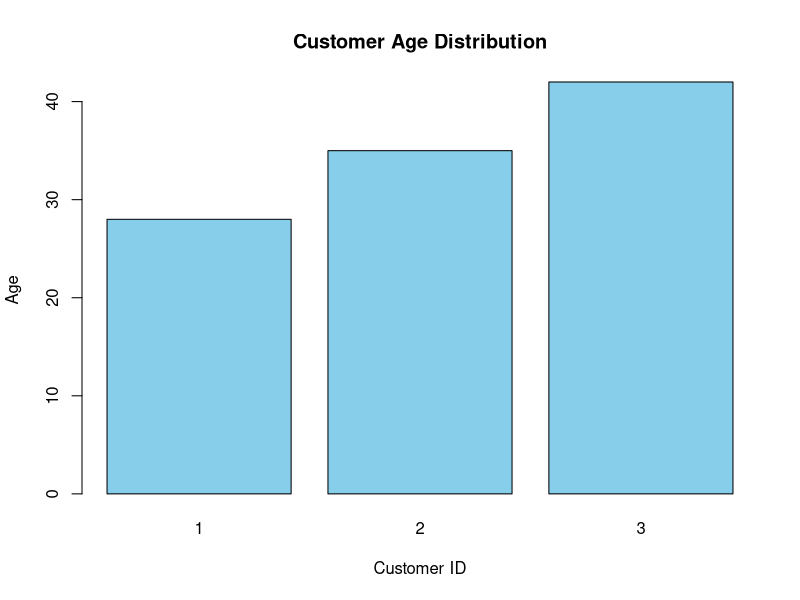

Source code (R):
customer_id <- c(1,2,3)
age <- c(28,35,42)
gender <- c("Female","Male","Female")
income <- c(50000,60000,75000)
data <- data.frame(customer_id, age, gender, income)
print(data)

barplot(age,
        names.arg=customer_id,
        col="skyblue",
        main="Customer Age Distribution",
        xlab="Customer ID",
        ylab="Age")
